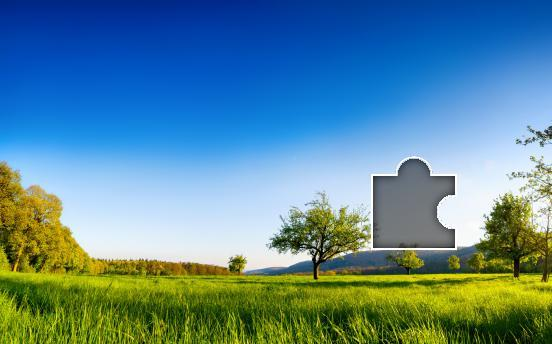
#> input picture tk/bigImage.png, 552 x 344 px
$ python -i index3.py   (imports and definitions only)
#> lines starting #> are read from the running program, lines starting #| are printed output that depends on the picture; after the words box and inside, x2 and y2 are one past the last pixel; in counts of white or black regions, pixels touching at a corner belong together
import time
import random
import re  # 正则表达式匹配库
import time  # 事件库，用于硬性等待
import urllib  # 网络访问
import cv2  # opencv库

import pandas as pd
from selenium import webdriver
from selenium.webdriver.common.by import By
from selenium.webdriver.common.keys import Keys
from selenium.common.exceptions import NoSuchElementException
from selenium.webdriver.common.action_chains import ActionChains
from bs4 import BeautifulSoup

# 初始化Selenium WebDriver
# [1 line that did not run here, left out]
# options.add_argument('--headless')  # 可选：无头模式
# [1 line that did not run here, left out]
# [1 line that did not run here, left out]
webUrl = "https://www.tiktok.com"
# 打开TikTok网站
# [1 line not run here, left out]

# 封装的计算图片距离的算法
def get_pos(imageSrc):
    # 读取图像文件并返回一个image数组表示的图像对象
#> called with imageSrc = 'bigImage.png'
    image = cv2.imread(imageSrc)
#> image is the input picture: shape (344, 552, 3); mean B, G, R 150.5, 134.6, 89.4
    # GaussianBlur方法进行图像模糊化/降噪操作。
    # 它基于高斯函数（也称为正态分布）创建一个卷积核（或称为滤波器），该卷积核应用于图像上的每个像素点。
    blurred = cv2.GaussianBlur(image, (5, 5), 0, 0)
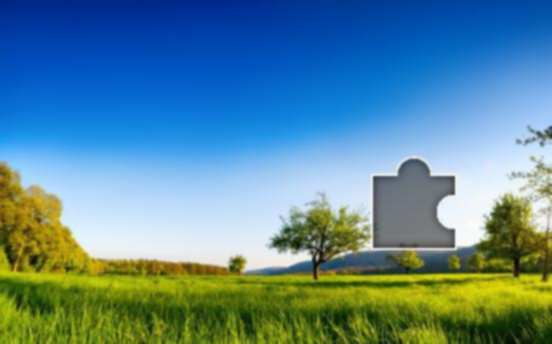
#> blurred: shape (344, 552, 3); mean B, G, R 150.5, 134.6, 89.4
    # Canny方法进行图像边缘检测
    # image: 输入的单通道灰度图像。
    # threshold1: 第一个阈值，用于边缘链接。一般设置为较小的值。
    # threshold2: 第二个阈值，用于边缘链接和强边缘的筛选。一般设置为较大的值
    canny = cv2.Canny(blurred, 0, 100)  # 轮廓
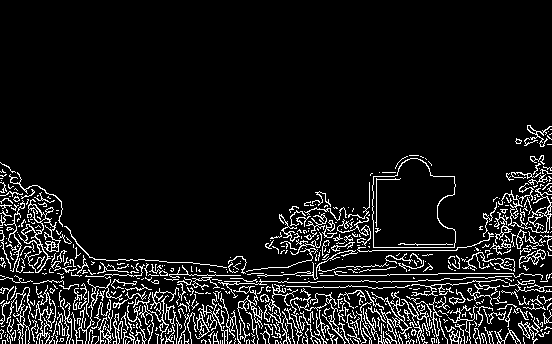
#> canny: shape (344, 552); 9.1% white in thin lines or dots, all inside (x1, y1, x2, y2) = (0, 125, 552, 344)
    # findContours方法用于检测图像中的轮廓,并返回一个包含所有检测到轮廓的列表。
    # contours(可选): 输出的轮廓列表。每个轮廓都表示为一个点集。
    # hierarchy(可选): 输出的轮廓层次结构信息。它描述了轮廓之间的关系，例如父子关系等。
    contours, hierarchy = cv2.findContours(canny, cv2.RETR_TREE, cv2.CHAIN_APPROX_SIMPLE)
#> contours = 723 contours, 634 with area under 20; largest, box (x1, y1, x2, y2) and area: (372, 158, 456, 248) 5803, (372, 158, 456, 248) 5767, (18, 199, 61, 273) 652, (498, 188, 552, 233) 364, (28, 244, 48, 273) 261
    # 遍历检测到的所有轮廓的列表
    for contour in contours:
        # contourArea方法用于计算轮廓的面积
        area = cv2.contourArea(contour)
        # arcLength方法用于计算轮廓的周长或弧长
        length = cv2.arcLength(contour, True)
        print(area)
        print(length)
        print('-------')
        # 如果检测区域面积在5025-7225之间，周长在300-380之间，则是目标区域
        if 4000 < area < 7225 and 300 < length < 450:
            # 计算轮廓的边界矩形，得到坐标和宽高
            # x, y: 边界矩形左上角点的坐标。
            # w, h: 边界矩形的宽度和高度。
            x, y, w, h = cv2.boundingRect(contour)
            print("计算出目标区域的坐标及宽高：", x, y, w, h)
            # 在目标区域上画一个红框看看效果
            # cv2.rectangle(image, (x, y), (x+w, y+h), (0, 0, 255), 2)
            # cv2.imwrite("111.jpg", image)
            return x
#> this loop made 703 passes
#> (area, length, x, y, w, h) on pass 703: (5803, 354.4, 372, 158, 84, 90)
#> (printed output is left out)
    return 0
#
# dis = get_pos('bigImage.png')
# exit()

def goVerify():
    try:
        print(111111111)
        time.sleep(5)
        # yanzm = driver.find_element(By.XPATH, '//*[@id="tiktok-verify-ele"]')
        yanzt = driver.find_element(By.XPATH, '//*[@id="captcha-verify-image"]')
        print(33333)
        imgUrl = yanzt.get_attribute('src')
        urllib.request.urlretrieve(imgUrl, './bigImage.png')

        # 移动验证码
        dis = get_pos('bigImage.png')
        smallImage = driver.find_element(By.XPATH, '//*[@id="secsdk-captcha-drag-wrapper"]/div[2]')
        # print(smallImage.location['x'])
        # print(dis)
        # print(dis*340/552)
        newDis = int(dis*340/552)-6
        driver.implicitly_wait(5)

        # 按下小滑块按钮不动
        ActionChains(driver).click_and_hold(smallImage).perform()
        i = 0
        moved = 0
        while moved < newDis:
            x = random.randint(3, 10)  # 每次移动3到10像素
            moved += x
            ActionChains(driver).move_by_offset(xoffset=x, yoffset=0).perform()
            print("第{}次移动后，位置为{}".format(i, smallImage.location['x']))
            i += 1
        # 移动完之后，松开鼠标
        ActionChains(driver).release().perform()
        time.sleep(5)
    except NoSuchElementException:
        print(22222)
        time.sleep(2)
    pass

# 等待页面加载
# [1 line not run here, left out]
# [1 line that did not run here, left out]
# [9 lines not run here, left out]

# 搜索关键字
# [1 line that did not run here, left out]
# [8 lines not run here, left out]

# time.sleep(1000)
# [1 line that did not run here, left out]
# [3 lines not run here, left out]

# driver.execute_script("window.scrollTo(0, 600);")

# time.sleep(10)

# 解析搜索结果页面
# [1 line that did not run here, left out]

# 查找博主链接
# [1 line that did not run here, left out]
# [1 line that did not run here, left out]
# [1 line that did not run here, left out]
# 去除重复
# [1 line that did not run here, left out]
# [1 line not run here, left out]

# 准备存储数据
data = []
# 遍历每个博主页面，提取信息
# [18 lines not run here, left out]

# 保存数据到CSV文件
df = pd.DataFrame(data)
# [3 lines not run here, left out]

>>> result = get_pos('bigImage.png')
#> result = 372
